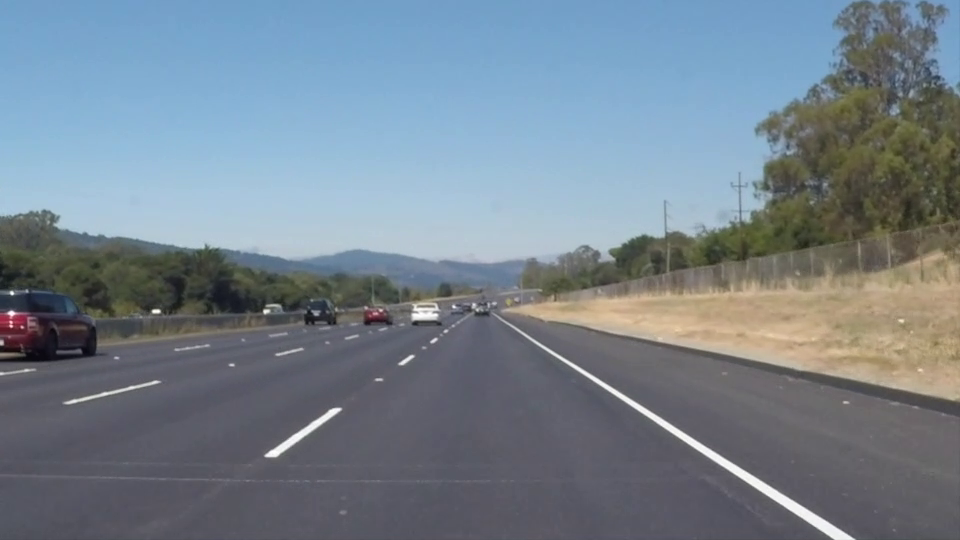
#> input picture frame 22 of line.mp4, 960 x 540 px, given in place of 4.mp4, which was not available
$ python camera.py
#> lines starting #> are read from the running program, lines starting #| are printed output that depends on the picture; after the words box and inside, x2 and y2 are one past the last pixel; in counts of white or black regions, pixels touching at a corner belong together; pictures that were not available may be replaced by others from this repository, and a replacement may not be noted
# -*- coding: utf-8 -*- # 한글 주석쓰려면 이거 해야함
import cv2  # opencv 사용
import numpy as np


def grayscale(img):  # 흑백이미지로 변환
    return cv2.cvtColor(img, cv2.COLOR_RGB2GRAY)


def canny(img, low_threshold, high_threshold):  # Canny 알고리즘
    return cv2.Canny(img, low_threshold, high_threshold)


def gaussian_blur(img, kernel_size):  # 가우시안 필터
    return cv2.GaussianBlur(img, (kernel_size, kernel_size), 0)


def region_of_interest(img, vertices, color3=(255, 255, 255), color1=255):  # ROI 셋팅

    height = image.shape[0]
    polygons = np.array([
        [(-500, height), (1900, height), (500, 0)]
        ])
    mask = np.zeros_like(image)
    cv2.fillPoly(mask, polygons, 255)
    masked_image = cv2.bitwise_and(image, mask)

    return masked_image


def draw_lines(img, lines, color=[0, 0, 255], thickness=2):  # 선 그리기
    for line in lines:
        for x1, y1, x2, y2 in line:
            cv2.line(img, (x1, y1), (x2, y2), color, thickness)


def hough_lines(img, rho, theta, threshold, min_line_len, max_line_gap):  # 허프 변환
    lines = cv2.HoughLinesP(img, rho, theta, threshold, np.array(
        []), minLineLength=min_line_len, maxLineGap=max_line_gap)
    line_img = np.zeros((img.shape[0], img.shape[1], 3), dtype=np.uint8)
    draw_lines(line_img, lines)

    return line_img


def weighted_img(img, initial_img, α=1, β=1., λ=0.):  # 두 이미지 operlap 하기
    return cv2.addWeighted(initial_img, α, img, β, λ)


cap = cv2.VideoCapture('4.mp4')  # 동영상 불러오기

while(cap.isOpened()):
    ret, image = cap.read()
#> image is the input picture: shape (540, 960, 3); mean B, G, R 141.9, 130.7, 117.7
    print(image.shape)
#| (540, 960, 3)
    height, width = image.shape[:2]  # 이미지 높이, 너비
#> height = 540; width = 960

    gray_img = grayscale(image)  # 흑백이미지로 변환
#> in grayscale, `return cv2.cvtColor(img, cv2.COLOR_RGB2GRAY)`:
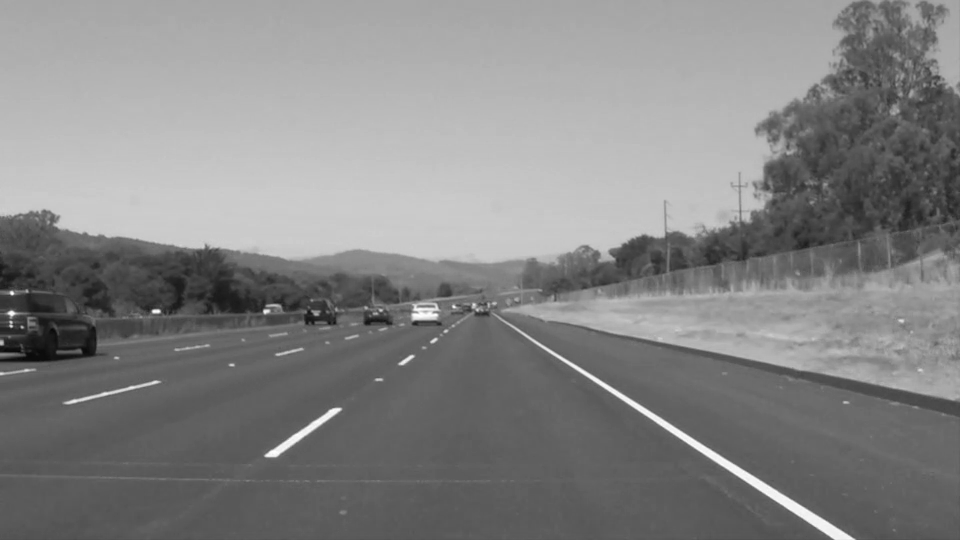
#> returned value: shape (540, 960); min 6, max 255, mean 132.6

    blur_img = gaussian_blur(gray_img, 3)  # Blur 효과

    canny_img = canny(blur_img, 70, 210)  # Canny edge 알고리즘
#> in canny, `return cv2.Canny(img, low_threshold, high_threshold)`:
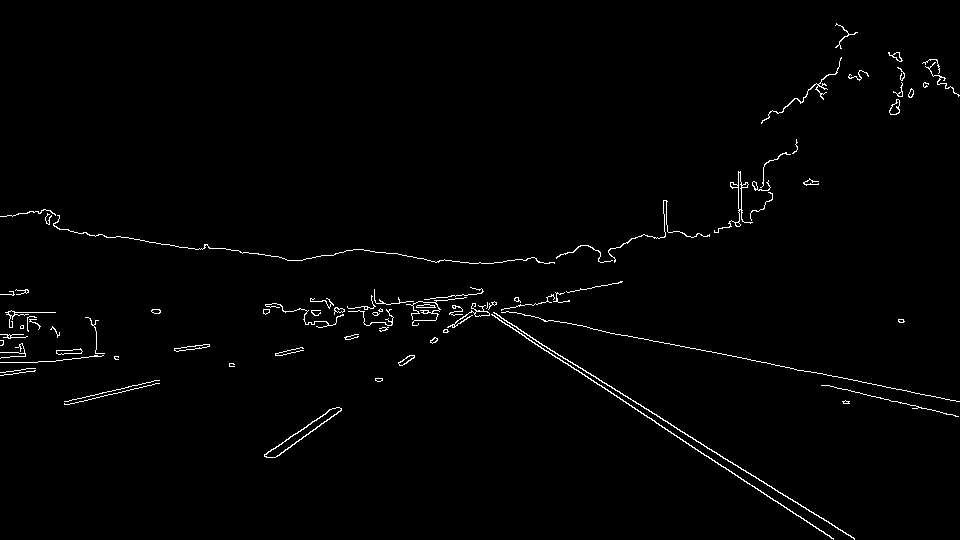
#> returned value: shape (540, 960); 1.3% white in thin lines or dots

    vertices = np.array([[(50, height), (width/2-45, height/2+60),
                        (width/2+45, height/2+60), (width-50, height)]], dtype=np.int32)
    ROI_img = region_of_interest(canny_img, vertices)  # ROI 설정
#> in region_of_interest, `cv2.fillPoly(mask, polygons, 255)`:
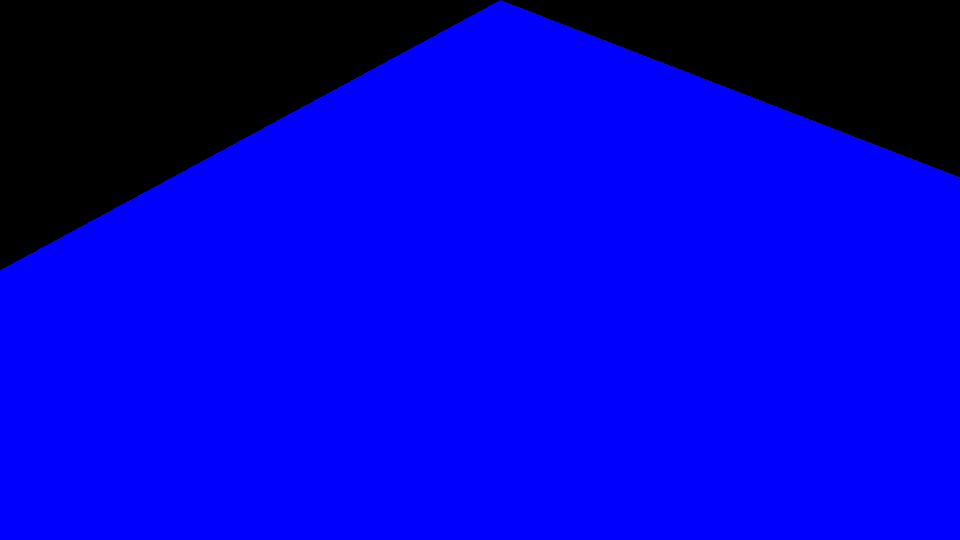
#> mask: shape (540, 960, 3); mean of channels 0, 1, 2 201.7, 0, 0; drawn as B, G, R
#> in region_of_interest, `masked_image = cv2.bitwise_and(image, mask)`:
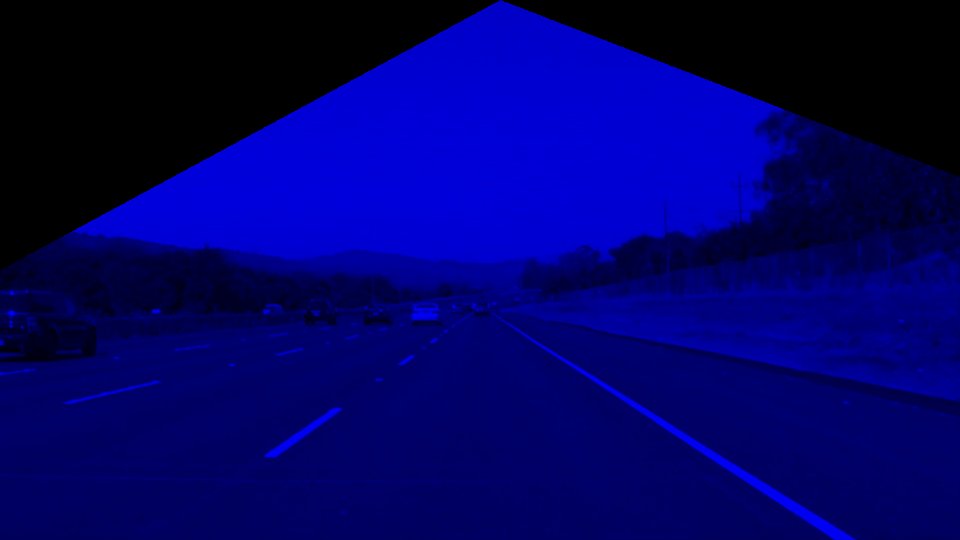
#> masked_image: shape (540, 960, 3); mean B, G, R 103.2, 0, 0

    # hough_img = hough_lines(ROI_img, 1, 1 * np.pi/180, 30, 10, 20)  # 허프 변환

    # result = weighted_img(hough_img, image)  # 원본 이미지에 검출된 선 overlap
    cv2.imshow('result', ROI_img)  # 결과 이미지 출력
    if cv2.waitKey(1) & 0xFF == ord('q'):
#> (key q is pressed here)
        break
# Release
cap.release()
cv2.destroyAllWindows()

$ run again, starting later in the video
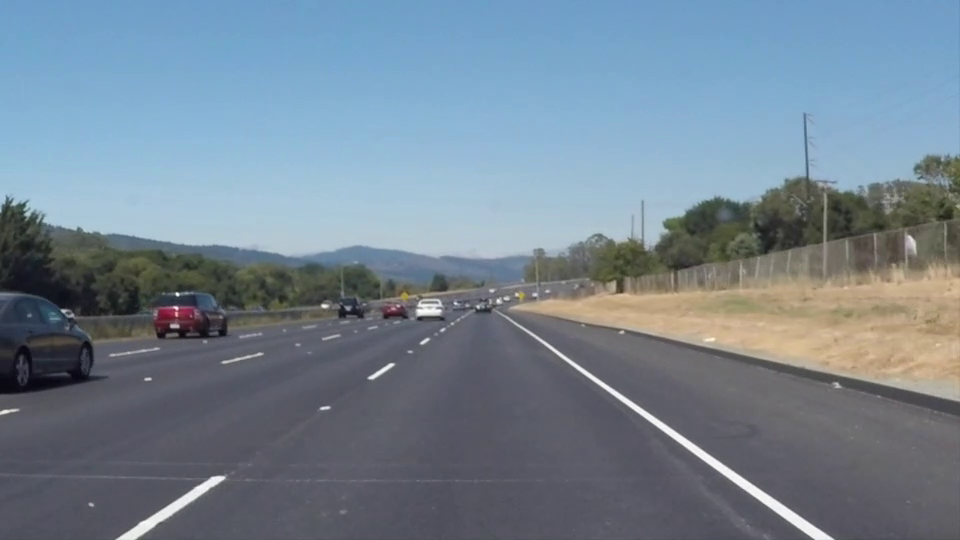
#> input picture frame 99 of line.mp4, 960 x 540 px, given in place of 4.mp4, which was not available
#> image is the input picture: shape (540, 960, 3); mean B, G, R 146, 132.3, 116.7
#| (540, 960, 3)
#> in canny, `return cv2.Canny(img, low_threshold, high_threshold)`:
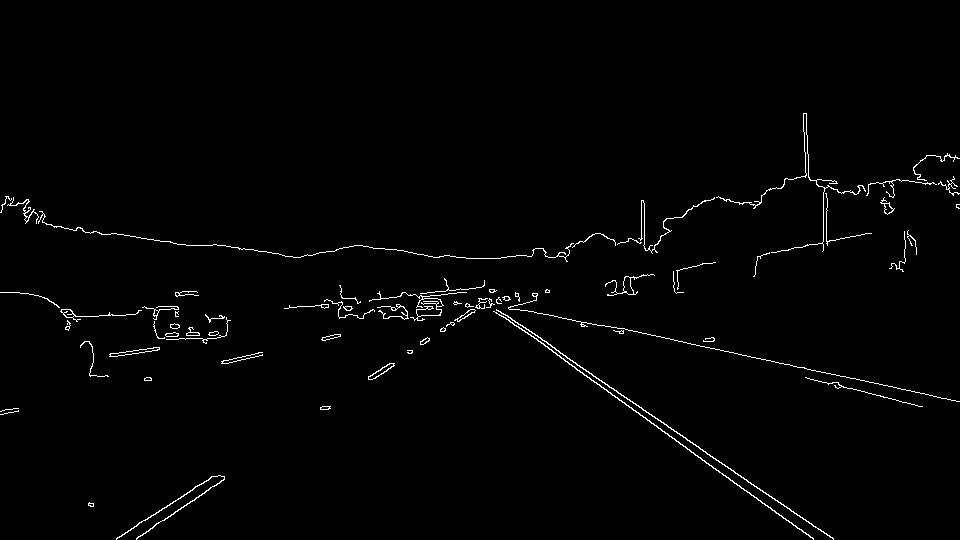
#> returned value: shape (540, 960); 1.3% white in thin lines or dots, all inside (x1, y1, x2, y2) = (0, 113, 960, 540)
#> in region_of_interest, `masked_image = cv2.bitwise_and(image, mask)`:
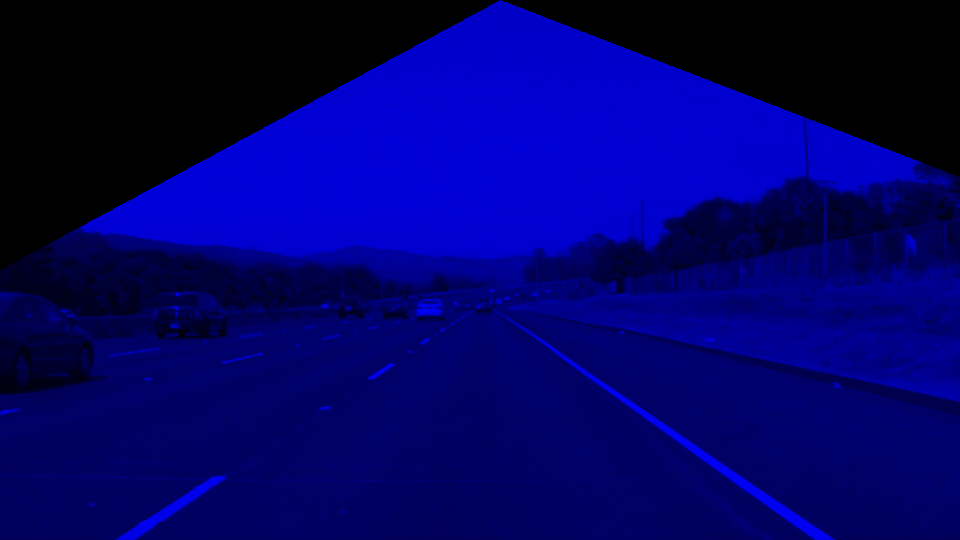
#> masked_image: shape (540, 960, 3); mean B, G, R 103.8, 0, 0

$ run again, starting later in the video
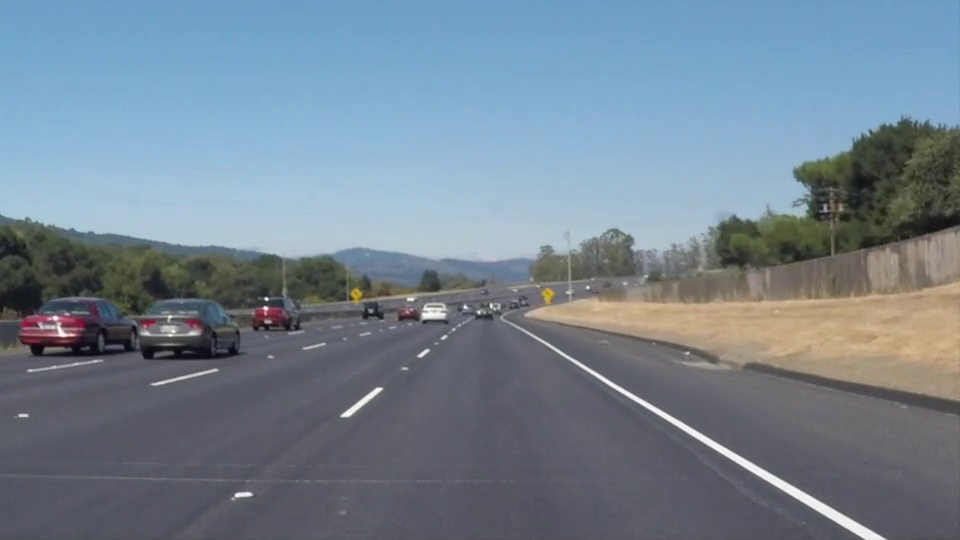
#> input picture frame 176 of line.mp4, 960 x 540 px, given in place of 4.mp4, which was not available
#> image is the input picture: shape (540, 960, 3); mean B, G, R 145.2, 131.6, 116.5
#| (540, 960, 3)
#> in canny, `return cv2.Canny(img, low_threshold, high_threshold)`:
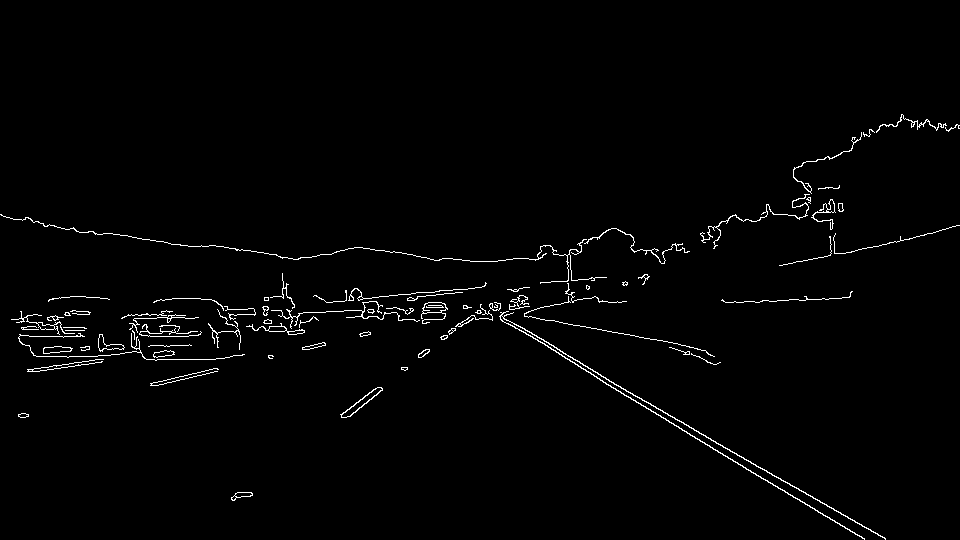
#> returned value: shape (540, 960); 1.5% white in thin lines or dots, all inside (x1, y1, x2, y2) = (0, 114, 960, 540)
#> in region_of_interest, `masked_image = cv2.bitwise_and(image, mask)`:
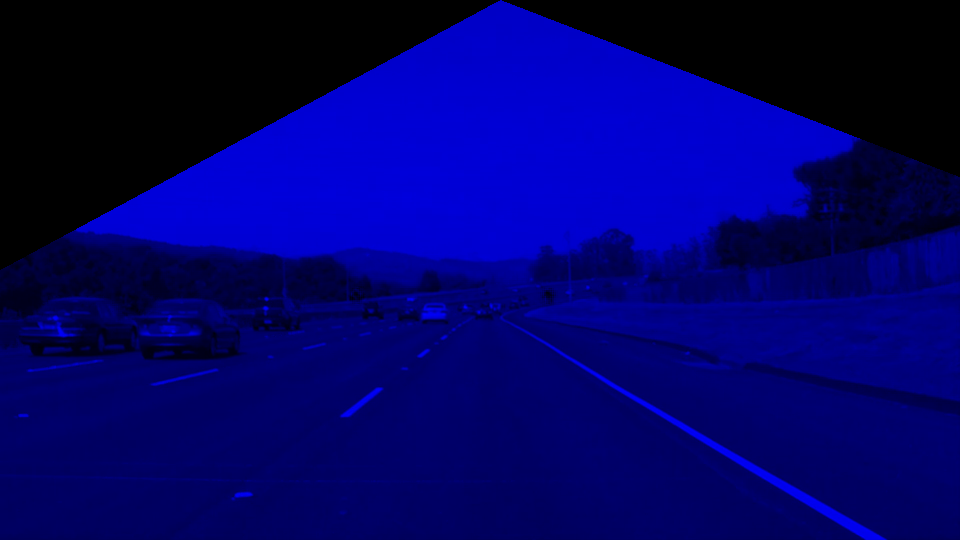
#> masked_image: shape (540, 960, 3); mean B, G, R 103.7, 0, 0
